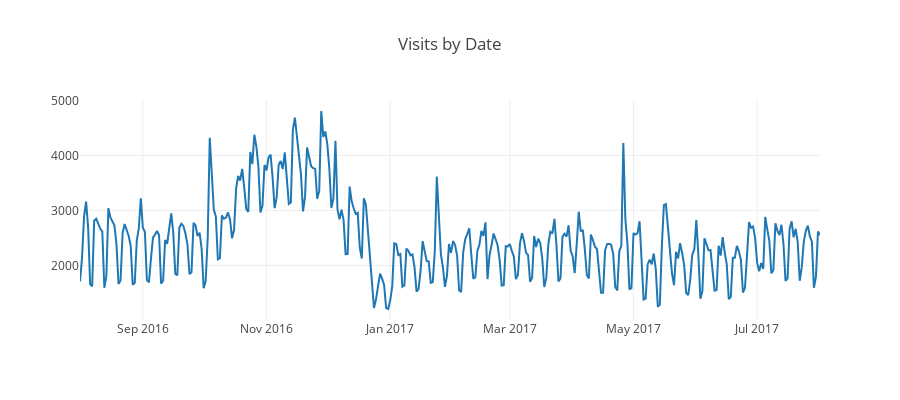
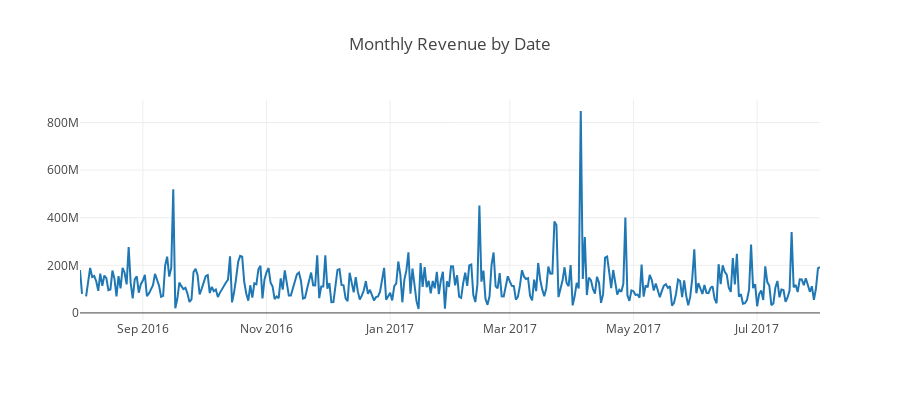

Here is the notebook cell these charts were saved with, in order:
### Markdown cell above
Now let us visualise Visits by date & Monthly revenue by date using plotly

### Code cell
# Visualization for Visits by date
tmp = train['date'].value_counts().to_frame().reset_index().sort_values('index')
tmp = tmp.rename(columns = {"index" : "dateX", "date" : "visits"})

tr = go.Scatter(mode="lines", x = tmp["dateX"].astype(str), y = tmp["visits"])
layout = go.Layout(title="Visits by Date", height=400)
fig = go.Figure(data = [tr], layout = layout)
iplot(fig)
# Visualization for Visits by monthly revenue
tmp = train.groupby("date").agg({"totals_transactionRevenue" : "mean"}).reset_index()
tmp = tmp.rename(columns = {"date" : "dateX", "totals_transactionRevenue" : "mean_revenue"})
tr = go.Scatter(mode="lines", x = tmp["dateX"].astype(str), y = tmp["mean_revenue"])
layout = go.Layout(title="Monthly Revenue by Date", height=400)
fig = go.Figure(data = [tr], layout = layout)
iplot(fig)

### Figure 1 — Plotly figure (JSON) as saved in the notebook; plotly's stock layout.template omitted (floating-point values rounded to 4 significant figures; data arrays with more than 128 entries replaced by an {"elided": "..."} marker saying what was removed)
{"data": [{"mode": "lines", "type": "scatter", "x": {"elided": "366 str values"}, "y": {"elided": "366 int values"}}], "layout": {"height": 400, "title": "Visits by Date"}}

### Figure 2 — Plotly figure (JSON) as saved in the notebook; plotly's stock layout.template omitted (floating-point values rounded to 4 significant figures; data arrays with more than 128 entries replaced by an {"elided": "..."} marker saying what was removed)
{"data": [{"mode": "lines", "type": "scatter", "x": {"elided": "366 str values"}, "y": {"elided": "366 float values"}}], "layout": {"height": 400, "title": "Monthly Revenue by Date"}}
